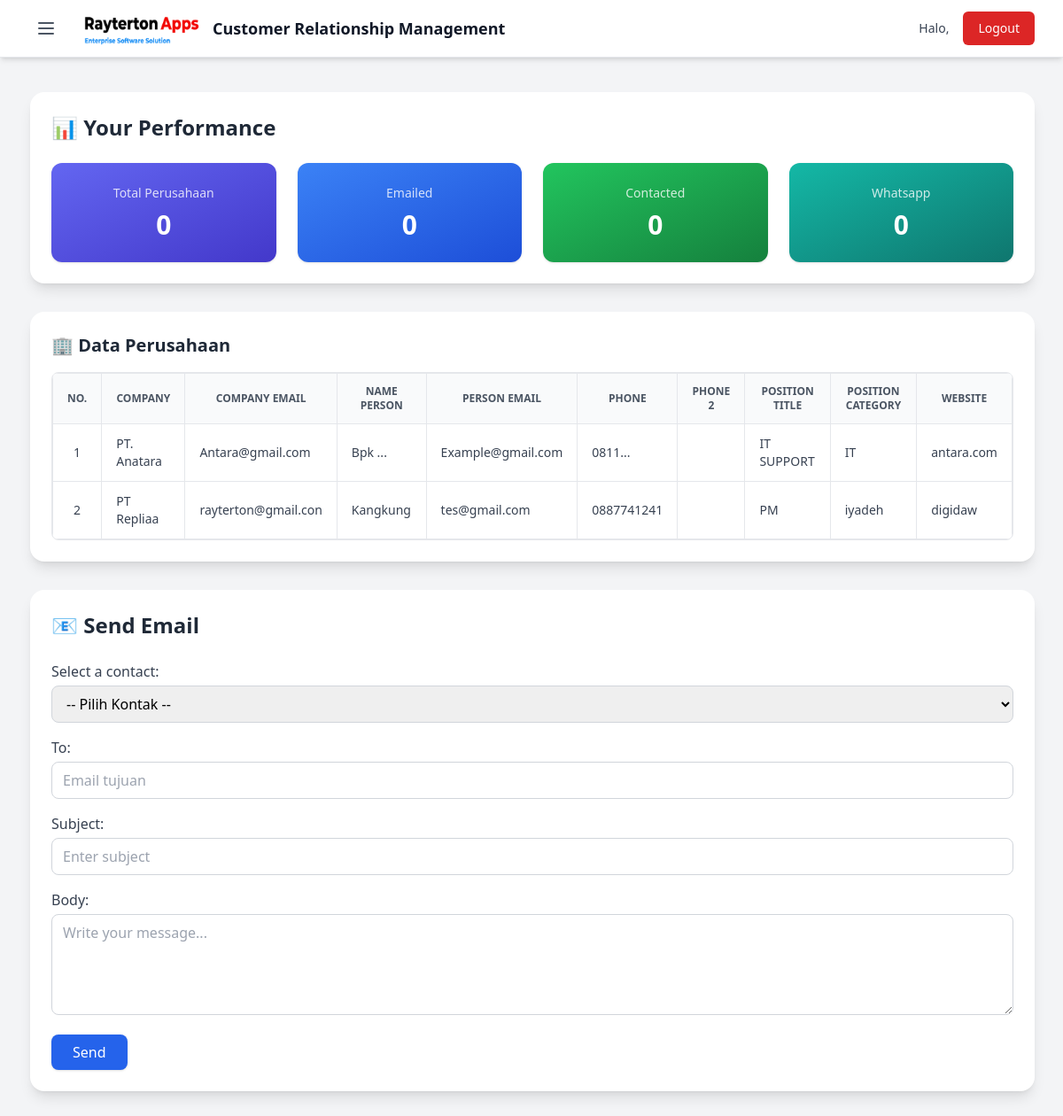
Page /dashboard.php on the committed database.
### tables this page shows
CREATE TABLE `crm` (
  `company_email` varchar(150) NOT NULL,
  `marketing_id` char(3) NOT NULL,
  `marketing_person_name` varchar(100) DEFAULT NULL,
  `person_email` varchar(150) DEFAULT NULL,
  `company_name` varchar(255) DEFAULT NULL,
  `name_person` varchar(150) DEFAULT NULL,
  `contact_person_position_title` varchar(150) DEFAULT NULL,
  `phone_number` varchar(50) DEFAULT NULL,
  `phone_number2` varchar(50) DEFAULT NULL,
  `company_website` varchar(255) DEFAULT NULL,
  `company_category` varchar(100) DEFAULT NULL,
  `contact_person_position_category` varchar(100) DEFAULT NULL,
  `company_type` varchar(100) DEFAULT NULL,
  `address` text,
  `city` varchar(100) DEFAULT NULL,
  `postcode` varchar(20) DEFAULT NULL,
  `status` enum('input','wa','emailed','contacted','replied','presentation','CLIENT') DEFAULT 'input',
  `created_at` timestamp NOT NULL DEFAULT CURRENT_TIMESTAMP,
  `updated_at` timestamp NOT NULL DEFAULT CURRENT_TIMESTAMP ON UPDATE CURRENT_TIMESTAMP
);

### dashboard.php (the view, shortened to what this page needs)
<?php
require_once __DIR__ . '/db.php';
$sql  = "SELECT * FROM crm";
$stmt = $pdo->query($sql);
$rows = $stmt->fetchAll(PDO::FETCH_ASSOC);
$currentUserId = $_SESSION['user']['marketing_id'] ?? null;
$sqlStats = "SELECT status FROM crm WHERE marketing_id = :mid";
$stmtStats = $pdo->prepare($sqlStats);
$stmtStats->execute(['mid' => $currentUserId]);
$userRows = $stmtStats->fetchAll(PDO::FETCH_ASSOC);
$totalCompanies = count($userRows);
$emailCount     = count(array_filter($userRows, fn($r) => $r['status'] === 'emailed'));
$contactedCount = count(array_filter($userRows, fn($r) => $r['status'] === 'contacted'));
$waCount        = count(array_filter($userRows, fn($r) => $r['status'] === 'wa'));
?>
<!DOCTYPE html>
<html lang="en">
<head>
  <script src="https://cdn.tailwindcss.com"></script>
</head>
<body class="bg-gray-100 font-sans">
  <div class="flex">
    <main id="mainContent" class="flex-1 p-8 transition-all duration-300 ml-0.5">
      <br><br><br>
      <section class="bg-white shadow-lg rounded-2xl p-6 mb-8">
        <h2 class="text-2xl font-bold mb-6 text-gray-800">📊 Your Performance</h2>
        <div class="grid grid-cols-2 md:grid-cols-4 gap-6">
          <div class="bg-gradient-to-br from-indigo-500 to-indigo-700 text-white p-6 rounded-xl shadow text-center">
            <p class="text-sm opacity-80">Total Perusahaan</p>
            <h3 class="text-3xl font-extrabold mt-2"><?= $totalCompanies ?></h3>
          </div>
          <div class="bg-gradient-to-br from-blue-500 to-blue-700 text-white p-6 rounded-xl shadow text-center">
            <p class="text-sm opacity-80">Emailed</p>
            <h3 class="text-3xl font-extrabold mt-2"><?= $emailCount ?></h3>
          </div>
          <div class="bg-gradient-to-br from-green-500 to-green-700 text-white p-6 rounded-xl shadow text-center">
            <p class="text-sm opacity-80">Contacted</p>
            <h3 class="text-3xl font-extrabold mt-2"><?= $contactedCount ?></h3>
          </div>
          <div class="bg-gradient-to-br from-teal-500 to-teal-700 text-white p-6 rounded-xl shadow text-center">
            <p class="text-sm opacity-80">Whatsapp</p>
            <h3 class="text-3xl font-extrabold mt-2"><?= $waCount ?></h3>
          </div>
        </div>
      </section>
      <section class="bg-white shadow-lg rounded-2xl p-6 mb-8">
        <h3 class="text-xl font-semibold mb-4 text-gray-800">🏢 Data Perusahaan</h3>
        <div class="overflow-x-auto rounded-lg border border-gray-200">
          <table class="w-full text-sm">
            <thead class="bg-gray-50 text-gray-600 uppercase text-xs font-semibold">
              <tr>
                <th class="px-4 py-3 border">NO.</th>
                <th class="px-4 py-3 border">Company</th>
                <th class="px-4 py-3 border">Company Email</th>
                <th class="px-4 py-3 border">Name Person</th>
                <th class="px-4 py-3 border">Person Email</th>
                <th class="px-4 py-3 border">Phone</th>
                <th class="px-4 py-3 border">Phone 2</th>
                <th class="px-4 py-3 border">Position Title</th>
                <th class="px-4 py-3 border">Position Category</th>
                <th class="px-4 py-3 border">Website</th>
              </tr>
            </thead>
            <tbody class="text-gray-700 divide-y divide-gray-200">
              <?php if (!empty($rows)): ?>
                <?php foreach ($rows as $i => $row): ?>
                  <tr class="hover:bg-gray-50 transition">
                    <td class="px-4 py-3 border text-center"><?= $i + 1 ?></td>
                    <td class="px-4 py-3 border"><?= htmlspecialchars($row['company_name']) ?></td>
                    <td class="px-4 py-3 border"><?= htmlspecialchars($row['company_email']) ?></td>
                    <td class="px-4 py-3 border"><?= htmlspecialchars($row['name_person']) ?></td>
                    <td class="px-4 py-3 border"><?= htmlspecialchars($row['person_email']) ?></td>
                    <td class="px-4 py-3 border"><?= htmlspecialchars($row['phone_number']) ?></td>
                    <td class="px-4 py-3 border"><?= htmlspecialchars($row['phone_number2']) ?></td>
                    <td class="px-4 py-3 border"><?= htmlspecialchars($row['contact_person_position_title']) ?></td>
                    <td class="px-4 py-3 border"><?= htmlspecialchars($row['contact_person_position_category']) ?></td>
                    <td class="px-4 py-3 border"><?= htmlspecialchars($row['company_website']) ?></td>
                  </tr>
                <?php endforeach; ?>
              <?php else: ?>
                <tr>
                  <td colspan="10" class="px-4 py-6 text-center text-gray-400">🚫 Tidak ada data</td>
                </tr>
              <?php endif; ?>
            </tbody>
          </table>
        </div>
      </section>
      <section class="bg-white shadow-lg rounded-2xl p-6">
        <h2 class="text-2xl font-bold mb-6 text-gray-800">📧 Send Email</h2>
        <div class="space-y-4">
          <div>
            <label class="block mb-1 text-gray-700 font-medium">Select a contact:</label>
            <select id="contactSelect" class="w-full border border-gray-300 rounded-lg px-3 py-2">
              <option value="">-- Pilih Kontak --</option>
            </select>
          </div>
          <div>
            <label class="block mb-1 text-gray-700 font-medium">To:</label>
            <input type="email" id="to" class="w-full border border-gray-300 rounded-lg px-3 py-2" placeholder="Email tujuan">
          </div>
          <div>
            <label class="block mb-1 text-gray-700 font-medium">Subject:</label>
            <input type="text" id="subject" class="w-full border border-gray-300 rounded-lg px-3 py-2" placeholder="Enter subject">
          </div>
          <div>
            <label class="block mb-1 text-gray-700 font-medium">Body:</label>
            <textarea id="body" rows="4" class="w-full border border-gray-300 rounded-lg px-3 py-2" placeholder="Write your message..."></textarea>
          </div>
          <button onclick="sendEmail()" class="bg-blue-600 text-white px-6 py-2 rounded-lg shadow hover:bg-blue-700 transition">Send</button>
        </div>
      </section>
    </main>
  </div>
</body>
</html>

### rows in the picture
crm: company_name "PT. Anatara", company_email "Antara@gmail.com", name_person "Bpk ...", person_email "Example@gmail.com", phone_number "0811...", contact_person_position_title "IT SUPPORT", contact_person_position_category "IT", company_website "antara.com"
crm: company_name "PT Repliaa", company_email "rayterton@gmail.con", name_person "Kangkung", person_email "tes@gmail.com", phone_number "0887741241", contact_person_position_title "PM", contact_person_position_category "iyadeh", company_website "digidaw"

### other values in the picture
$totalCompanies "0"
$emailCount "0"
$contactedCount "0"
$waCount "0"
